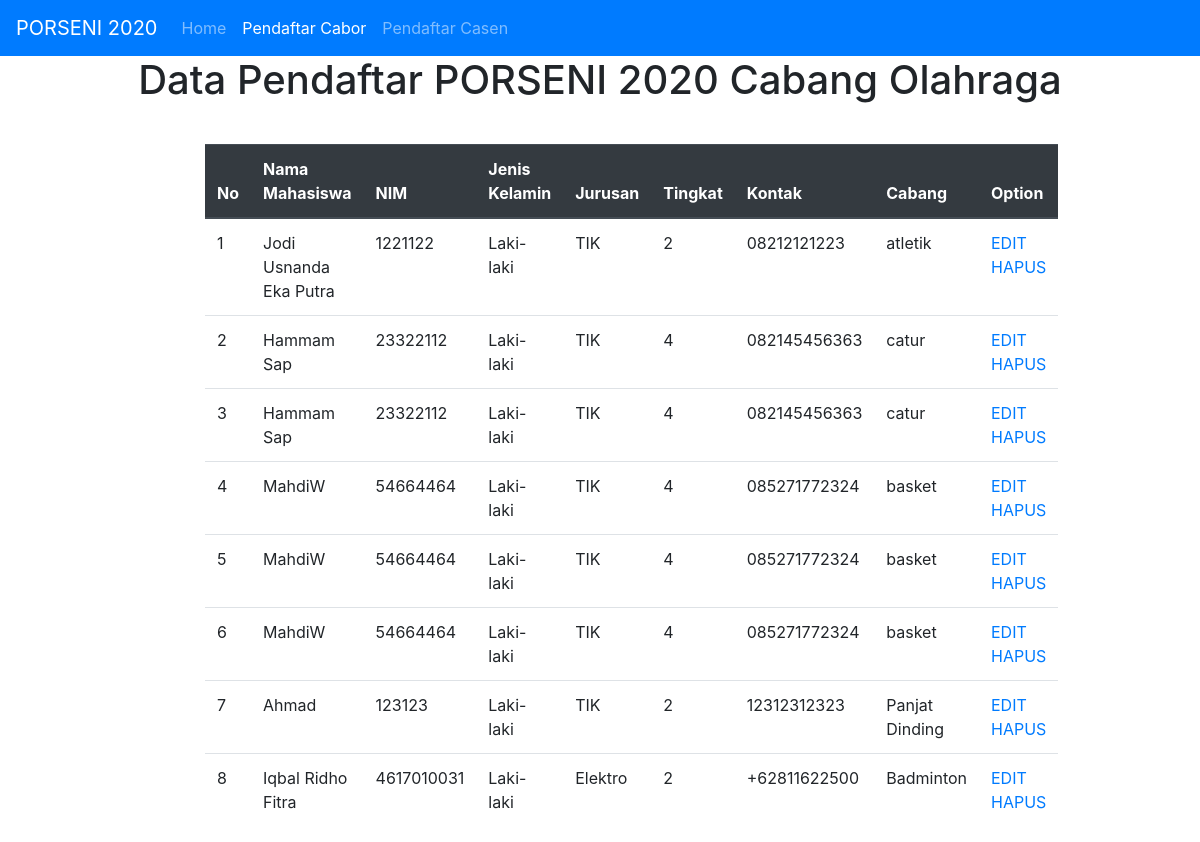
The page /tampildatapendaftar.php on the database its author committed.
### tables this page shows
CREATE TABLE `cabor` (
  `id` int(20) NOT NULL,
  `nama` varchar(50) NOT NULL,
  `nim` varchar(50) NOT NULL,
  `jenis_kelamin` varchar(50) NOT NULL,
  `jurusan` varchar(50) NOT NULL,
  `prodi` varchar(50) NOT NULL,
  `tingkat` int(20) NOT NULL,
  `alamat` varchar(100) NOT NULL,
  `agama` varchar(50) NOT NULL,
  `email` varchar(50) NOT NULL,
  `nohp` varchar(20) NOT NULL,
  `cabang` varchar(50) NOT NULL,
  `berat` int(50) NOT NULL,
  `tinggi` int(50) NOT NULL
);

### tampildatapendaftar.php (the view, shortened to what this page needs)
<!doctype html>
<html lang="en">
  <head>
    <link rel="stylesheet" href="https://stackpath.bootstrapcdn.com/bootstrap/4.3.1/css/bootstrap.min.css">
  </head>
  <body>
    <nav class="navbar navbar-expand-lg navbar-dark bg-primary">
  <a class="navbar-brand" href="#">PORSENI 2020</a>
  <div class="collapse navbar-collapse" id="navbarNavAltMarkup">
    <div class="navbar-nav">
      <a class="nav-item nav-link" href="index.php">Home <span class="sr-only">(current)</span></a>
      <a class="nav-item nav-link active" href="tampildatapendaftar.php">Pendaftar Cabor</a>
      <a class="nav-item nav-link" href="tampildatapendaftarcasen.php">Pendaftar Casen</a>
    </div>
</nav>
    <h1 align="center">Data Pendaftar PORSENI 2020 Cabang Olahraga</h1>
    <div class="row" style="margin-top:40px">
    <div class="col-md-2"></div>
    <div class="col-md-8">
    <table class="table">
  <thead class="thead-dark">
    <tr>
      <th scope="col">No</th>
      <th scope="col">Nama Mahasiswa</th>
      <th scope="col">NIM</th>
      <th scope="col">Jenis Kelamin</th>
      <th scope="col">Jurusan</th>
      <th scope="col">Tingkat</th>
      <th scope="col">Kontak</th>
      <th scope="col">Cabang</th>
      <th scope="col">Option</th>
    </tr>
  </thead>
  <tbody>
    <?php
    include 'koneksidbporseni.php';
    $no = 1;
    $data = mysqli_query($koneksi,"SELECT * FROM cabor");
    while($d = mysqli_fetch_array($data)){
    ?>
    <tr>
      <td><?php echo $no++; ?></td>
      <td><?php echo $d['nama'];?></td>
      <td><?php echo $d['nim'];?></td>
      <td><?php echo $d['jenis_kelamin'];?></td>
      <td><?php echo $d['jurusan'];?></td>
      <td><?php echo $d['tingkat'];?></td>
      <td><?php echo $d['nohp'];?></td>
      <td><?php echo $d['cabang'];?></td>
      <td>
        <a href="editdata.php?id=<?php echo $d['id']; ?>">EDIT</a>
        <a href="hapusdata.php?id=<?php echo $d['id']; ?>">HAPUS</a>
      </td>
    </tr>
    <?php
  }
    ?>
  </tbody>
</table>
</div>
<div class="col-md-2"></div>
  </body>
</html>

### rows shown on the page
cabor: nama "Jodi Usnanda Eka Putra", nim "1221122", jenis_kelamin "Laki-laki", jurusan "TIK", tingkat "2", nohp "08212121223", cabang "atletik"
cabor: nama "Hammam Sap", nim "23322112", jenis_kelamin "Laki-laki", jurusan "TIK", tingkat "4", nohp "082145456363", cabang "catur"
cabor: nama "Hammam Sap", nim "23322112", jenis_kelamin "Laki-laki", jurusan "TIK", tingkat "4", nohp "082145456363", cabang "catur"
cabor: nama "MahdiW", nim "54664464", jenis_kelamin "Laki-laki", jurusan "TIK", tingkat "4", nohp "085271772324", cabang "basket"
cabor: nama "MahdiW", nim "54664464", jenis_kelamin "Laki-laki", jurusan "TIK", tingkat "4", nohp "085271772324", cabang "basket"
cabor: nama "MahdiW", nim "54664464", jenis_kelamin "Laki-laki", jurusan "TIK", tingkat "4", nohp "085271772324", cabang "basket"
cabor: nama "Ahmad", nim "123123", jenis_kelamin "Laki-laki", jurusan "TIK", tingkat "2", nohp "12312312323", cabang "Panjat Dinding"
cabor: nama "Iqbal Ridho Fitra", nim "4617010031", jenis_kelamin "Laki-laki", jurusan "Elektro", tingkat "2", nohp "+62811622500", cabang "Badminton"
